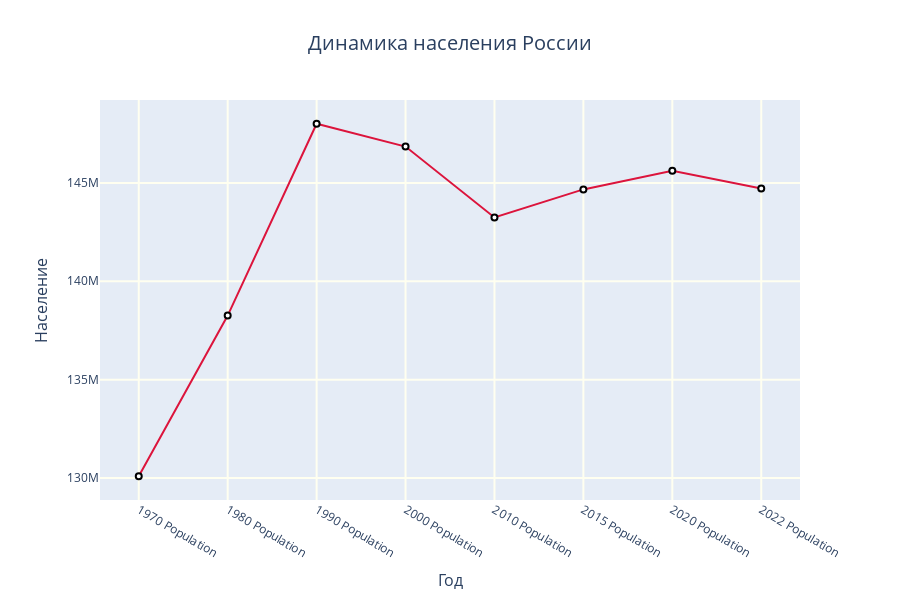

Notebook code cell kept with this figure:
### Markdown cell above
5. Построить линейный график накопленных значений количественного
показателя.
5.1. Сделать график с линиями и маркерами, цвет линии 'crimson', цвет
точек 'white', цвет границ точек 'black', толщина границ точек равна 2.
5.2. Добавить сетку на график, сделать её цвет 'ivory' и толщину равную 2.
(Можно сделать это при настройке осей с помощью gridwidth=2,
gridcolor='ivory').

### Code cell
russia = data.loc[data['Country'] == 'Russia']
years = np.flip(list(russia)[5:13])
population = np.flip(russia.values.tolist()[0][5:13])


line_chart = px.line(
    x=years,
    y=population,
    markers=True,
    height=600,
    labels={
        'x':'Год',
        'y':'Население'
    }
)

fig = go.Figure(
    line_chart
)

fig.update_traces(
    textfont_size=14,
    line_color='crimson',
    marker_color="white",
    marker=dict(line=dict(
        color='black',
        width=2
    ))
)

fig.update_layout(
    title_text='Динамика населения России', 
    title_font_size=20,
    title_x=0.5,
    margin=dict(
        l=100,
        r=100,
        t=100,
        b=100
    ),
    xaxis_title_font_size=16,
    yaxis_title_font_size=16
    )


fig.update_xaxes(gridwidth=2, gridcolor='ivory')
fig.update_yaxes(gridwidth=2, gridcolor='ivory')

fig.show()

### Figure 1 — Plotly figure (JSON) as saved in the notebook; plotly's stock layout.template omitted (floating-point values rounded to 4 significant figures)
{"data": [{"hovertemplate": "Год=%{x}<br>Население=%{y}<extra></extra>", "legendgroup": "", "line": {"color": "crimson", "dash": "solid"}, "marker": {"color": "white", "line": {"color": "black", "width": 2}, "symbol": "circle"}, "mode": "lines+markers", "name": "", "orientation": "v", "showlegend": false, "textfont": {"size": 14}, "type": "scatter", "x": ["1970 Population", "1980 Population", "1990 Population", "2000 Population", "2010 Population", "2015 Population", "2020 Population", "2022 Population"], "xaxis": "x", "y": [130093010, 138257420, 148005704, 146844839, 143242599, 144668389, 145617329, 144713314], "yaxis": "y"}], "layout": {"height": 600, "legend": {"tracegroupgap": 0}, "margin": {"b": 100, "l": 100, "r": 100, "t": 100}, "title": {"font": {"size": 20}, "text": "Динамика населения России", "x": 0.5}, "xaxis": {"anchor": "y", "domain": [0, 1], "gridcolor": "ivory", "gridwidth": 2, "title": {"font": {"size": 16}, "text": "Год"}}, "yaxis": {"anchor": "x", "domain": [0, 1], "gridcolor": "ivory", "gridwidth": 2, "title": {"font": {"size": 16}, "text": "Население"}}}}
